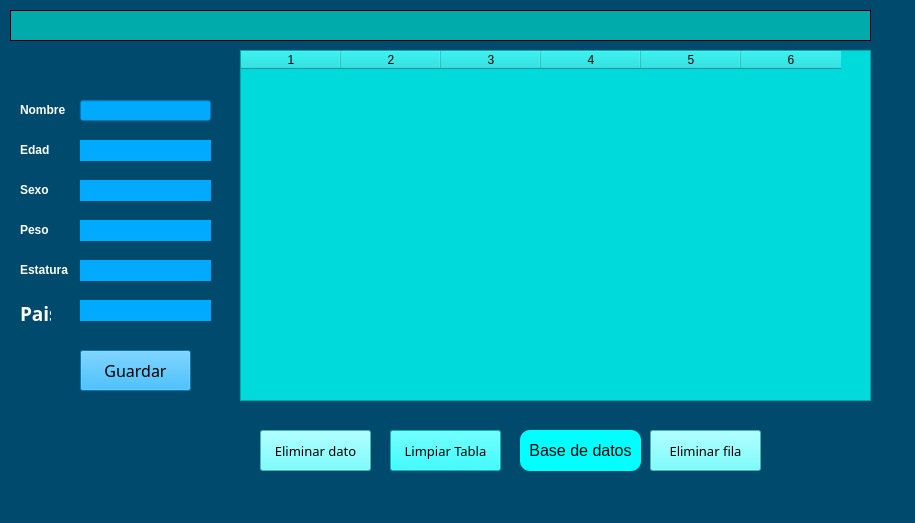
<?xml version="1.0" encoding="UTF-8"?>
<ui version="4.0">
 <class>MainWindow</class>
 <widget class="QMainWindow" name="MainWindow">
  <property name="geometry">
   <rect>
    <x>0</x>
    <y>0</y>
    <width>915</width>
    <height>523</height>
   </rect>
  </property>
  <property name="windowTitle">
   <string>MainWindow</string>
  </property>
  <property name="styleSheet">
   <string notr="true">background-color: rgb(0, 74, 109);</string>
  </property>
  <widget class="QWidget" name="centralwidget">
   <widget class="QLineEdit" name="lineEdit">
    <property name="geometry">
     <rect>
      <x>80</x>
      <y>100</y>
      <width>131</width>
      <height>21</height>
     </rect>
    </property>
    <property name="styleSheet">
     <string notr="true">QLineEdit
{
background-color: rgb(0, 170, 255);


border-bottom: ipx sold white;
font-family: times;
font-size: 16px
}</string>
    </property>
    <property name="text">
     <string/>
    </property>
   </widget>
   <widget class="QLineEdit" name="lineEdit_2">
    <property name="geometry">
     <rect>
      <x>80</x>
      <y>180</y>
      <width>131</width>
      <height>21</height>
     </rect>
    </property>
    <property name="styleSheet">
     <string notr="true">QLineEdit
{
background-color: rgb(0, 170, 255);
border: transparent;
border-bottom: ipx sold black;
font-family: times;
font-size: 16px
}</string>
    </property>
    <property name="text">
     <string/>
    </property>
   </widget>
   <widget class="QLineEdit" name="lineEdit_3">
    <property name="geometry">
     <rect>
      <x>80</x>
      <y>140</y>
      <width>131</width>
      <height>21</height>
     </rect>
    </property>
    <property name="styleSheet">
     <string notr="true">QLineEdit
{
background-color: rgb(0, 170, 255);
border: transparent;
border-bottom: ipx sold black;
font-family: times;
font-size: 16px
}</string>
    </property>
    <property name="text">
     <string/>
    </property>
   </widget>
   <widget class="QLineEdit" name="lineEdit_4">
    <property name="geometry">
     <rect>
      <x>80</x>
      <y>220</y>
      <width>131</width>
      <height>21</height>
     </rect>
    </property>
    <property name="styleSheet">
     <string notr="true">QLineEdit
{
background-color: rgb(0, 170, 255);
border: transparent;
border-bottom: ipx sold black;
font-family: times;
font-size: 16px
}</string>
    </property>
    <property name="text">
     <string/>
    </property>
   </widget>
   <widget class="QLineEdit" name="lineEdit_5">
    <property name="geometry">
     <rect>
      <x>80</x>
      <y>260</y>
      <width>131</width>
      <height>21</height>
     </rect>
    </property>
    <property name="styleSheet">
     <string notr="true">QLineEdit
{
background-color: rgb(0, 170, 255);
border: transparent;
border-bottom: ipx sold black;
font-family: times;
font-size: 16px
}</string>
    </property>
    <property name="text">
     <string/>
    </property>
   </widget>
   <widget class="QTableWidget" name="tableWidget">
    <property name="geometry">
     <rect>
      <x>240</x>
      <y>50</y>
      <width>631</width>
      <height>351</height>
     </rect>
    </property>
    <property name="styleSheet">
     <string notr="true">background-color: rgb(0, 218, 218);</string>
    </property>
    <property name="columnCount">
     <number>6</number>
    </property>
    <column/>
    <column/>
    <column/>
    <column/>
    <column/>
    <column/>
   </widget>
   <widget class="QLineEdit" name="lineEdit_6">
    <property name="geometry">
     <rect>
      <x>80</x>
      <y>300</y>
      <width>131</width>
      <height>21</height>
     </rect>
    </property>
    <property name="styleSheet">
     <string notr="true">QLineEdit
{
background-color: rgb(0, 170, 255);
border: transparent;
border-bottom: ipx sold black;
font-family: times;
font-size: 16px
}</string>
    </property>
    <property name="text">
     <string/>
    </property>
   </widget>
   <widget class="QPushButton" name="boton1">
    <property name="geometry">
     <rect>
      <x>80</x>
      <y>350</y>
      <width>111</width>
      <height>41</height>
     </rect>
    </property>
    <property name="font">
     <font>
      <family>Forte</family>
      <pointsize>12</pointsize>
      <weight>50</weight>
      <italic>false</italic>
      <bold>false</bold>
     </font>
    </property>
    <property name="styleSheet">
     <string notr="true">background-color: rgb(0, 170, 255);
font: 12pt &quot;Forte&quot;;</string>
    </property>
    <property name="text">
     <string>Guardar</string>
    </property>
   </widget>
   <widget class="QPushButton" name="boton2">
    <property name="geometry">
     <rect>
      <x>520</x>
      <y>430</y>
      <width>121</width>
      <height>41</height>
     </rect>
    </property>
    <property name="styleSheet">
     <string notr="true">QPushButton
{
	background-color: rgb(0, 255, 255);
font: 8pt &quot;Forte&quot;;
border-radius: 10;
font-size: 16px;
border: ipx solid blade
}</string>
    </property>
    <property name="text">
     <string>Base de datos</string>
    </property>
   </widget>
   <widget class="QLabel" name="label">
    <property name="geometry">
     <rect>
      <x>20</x>
      <y>100</y>
      <width>51</width>
      <height>21</height>
     </rect>
    </property>
    <property name="styleSheet">
     <string notr="true">font: 14pt &quot;Agency FB&quot;;</string>
    </property>
    <property name="text">
     <string>&lt;html&gt;&lt;head/&gt;&lt;body&gt;&lt;p&gt;&lt;span style=&quot; font-weight:600; color:#ffffff;&quot;&gt;Nombre&lt;/span&gt;&lt;/p&gt;&lt;/body&gt;&lt;/html&gt;</string>
    </property>
   </widget>
   <widget class="QLabel" name="label_2">
    <property name="geometry">
     <rect>
      <x>20</x>
      <y>140</y>
      <width>41</width>
      <height>21</height>
     </rect>
    </property>
    <property name="styleSheet">
     <string notr="true">font: 14pt &quot;Agency FB&quot;;</string>
    </property>
    <property name="text">
     <string>&lt;html&gt;&lt;head/&gt;&lt;body&gt;&lt;p&gt;&lt;span style=&quot; font-weight:600; color:#ffffff;&quot;&gt;Edad&lt;/span&gt;&lt;/p&gt;&lt;/body&gt;&lt;/html&gt;</string>
    </property>
   </widget>
   <widget class="QLabel" name="label_3">
    <property name="geometry">
     <rect>
      <x>20</x>
      <y>180</y>
      <width>41</width>
      <height>21</height>
     </rect>
    </property>
    <property name="styleSheet">
     <string notr="true">font: 14pt &quot;Agency FB&quot;;</string>
    </property>
    <property name="text">
     <string>&lt;html&gt;&lt;head/&gt;&lt;body&gt;&lt;p&gt;&lt;span style=&quot; font-weight:600; color:#ffffff;&quot;&gt;Sexo&lt;/span&gt;&lt;/p&gt;&lt;/body&gt;&lt;/html&gt;</string>
    </property>
   </widget>
   <widget class="QLabel" name="label_4">
    <property name="geometry">
     <rect>
      <x>20</x>
      <y>220</y>
      <width>41</width>
      <height>21</height>
     </rect>
    </property>
    <property name="styleSheet">
     <string notr="true">font: 14pt &quot;Agency FB&quot;;</string>
    </property>
    <property name="text">
     <string>&lt;html&gt;&lt;head/&gt;&lt;body&gt;&lt;p&gt;&lt;span style=&quot; font-weight:600; color:#ffffff;&quot;&gt;Peso&lt;/span&gt;&lt;/p&gt;&lt;/body&gt;&lt;/html&gt;</string>
    </property>
   </widget>
   <widget class="QLabel" name="label_5">
    <property name="geometry">
     <rect>
      <x>20</x>
      <y>260</y>
      <width>51</width>
      <height>20</height>
     </rect>
    </property>
    <property name="styleSheet">
     <string notr="true">font: 14pt &quot;Agency FB&quot;;</string>
    </property>
    <property name="text">
     <string>&lt;html&gt;&lt;head/&gt;&lt;body&gt;&lt;p&gt;&lt;span style=&quot; font-weight:600; color:#ffffff;&quot;&gt;Estatura&lt;/span&gt;&lt;/p&gt;&lt;/body&gt;&lt;/html&gt;</string>
    </property>
   </widget>
   <widget class="QLabel" name="label_6">
    <property name="geometry">
     <rect>
      <x>20</x>
      <y>300</y>
      <width>31</width>
      <height>21</height>
     </rect>
    </property>
    <property name="font">
     <font>
      <family>Agency FB</family>
      <pointsize>14</pointsize>
      <weight>50</weight>
      <italic>false</italic>
      <bold>false</bold>
     </font>
    </property>
    <property name="styleSheet">
     <string notr="true">font: 14pt &quot;Agency FB&quot;;
</string>
    </property>
    <property name="text">
     <string>&lt;html&gt;&lt;head/&gt;&lt;body&gt;&lt;p&gt;&lt;span style=&quot; font-weight:600; color:#ffffff;&quot;&gt;Pais&lt;/span&gt;&lt;/p&gt;&lt;/body&gt;&lt;/html&gt;</string>
    </property>
   </widget>
   <widget class="QFrame" name="frame">
    <property name="geometry">
     <rect>
      <x>10</x>
      <y>10</y>
      <width>861</width>
      <height>31</height>
     </rect>
    </property>
    <property name="styleSheet">
     <string notr="true">QFrame
{
	background-color: rgb(0, 171, 171);
border-radius: 20;
border: 1px solid black;
}</string>
    </property>
    <property name="frameShape">
     <enum>QFrame::StyledPanel</enum>
    </property>
    <property name="frameShadow">
     <enum>QFrame::Raised</enum>
    </property>
   </widget>
   <widget class="QPushButton" name="boton3">
    <property name="geometry">
     <rect>
      <x>390</x>
      <y>430</y>
      <width>111</width>
      <height>41</height>
     </rect>
    </property>
    <property name="font">
     <font>
      <family>Kristen ITC</family>
      <pointsize>10</pointsize>
     </font>
    </property>
    <property name="styleSheet">
     <string notr="true">background-color: rgb(0, 255, 255);</string>
    </property>
    <property name="text">
     <string>Limpiar Tabla</string>
    </property>
   </widget>
   <widget class="QPushButton" name="boton4">
    <property name="geometry">
     <rect>
      <x>650</x>
      <y>430</y>
      <width>111</width>
      <height>41</height>
     </rect>
    </property>
    <property name="font">
     <font>
      <family>MS Reference Sans Serif</family>
      <pointsize>10</pointsize>
     </font>
    </property>
    <property name="styleSheet">
     <string notr="true">background-color: rgb(85, 255, 255);</string>
    </property>
    <property name="text">
     <string>Eliminar fila</string>
    </property>
   </widget>
   <widget class="QPushButton" name="boton5">
    <property name="geometry">
     <rect>
      <x>260</x>
      <y>430</y>
      <width>111</width>
      <height>41</height>
     </rect>
    </property>
    <property name="font">
     <font>
      <family>MS Reference Sans Serif</family>
      <pointsize>10</pointsize>
     </font>
    </property>
    <property name="styleSheet">
     <string notr="true">background-color: rgb(85, 255, 255);</string>
    </property>
    <property name="text">
     <string>Eliminar dato</string>
    </property>
   </widget>
  </widget>
  <widget class="QMenuBar" name="menubar">
   <property name="geometry">
    <rect>
     <x>0</x>
     <y>0</y>
     <width>915</width>
     <height>21</height>
    </rect>
   </property>
  </widget>
  <widget class="QStatusBar" name="statusbar"/>
 </widget>
 <resources/>
 <connections/>
</ui>
